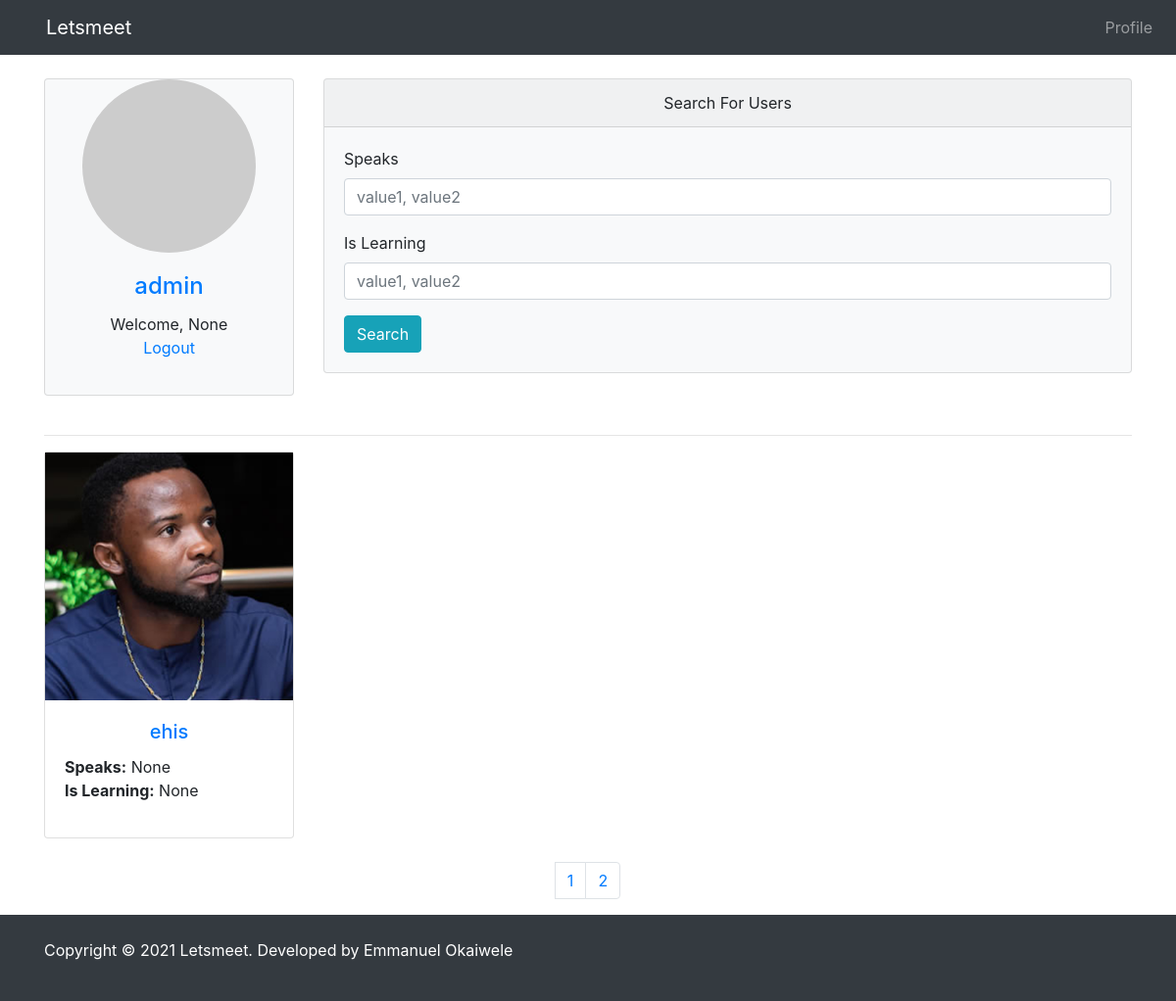
Page /?page=2 (signed in) on the committed database.
### pages/models.py (models this page shows)
class Profile(models.Model):
    user = models.OneToOneField(User, blank=True,null=True,on_delete=models.CASCADE)
    first = models.CharField(max_length=200,blank=True,null=True,)
    last = models.CharField(max_length=200,blank=True,null=True,)
    photo = models.ImageField(default='user.png', upload_to='photos/%y/%m', blank=True,null=True)
    friends = models.ManyToManyField('self',blank=True)
    speaks = models.CharField(max_length=200,blank=True,null=True)
    is_learning =  models.CharField(max_length=200, blank=True,null=True)
    def __str__(self):
        return str(self.user)
    def get_absolute_url(self):
        return reverse("pages:profile", kwargs={"profile_id": self.pk})
    class Meta:
        ordering = ['-id']

### pages/views.py (the view)
# urls.py: path('', index, name="index"),
def index(request):
    users = Profile.objects.all() # variable to get all user from hhe model/Database
    if request.user.is_authenticated:
        profile = Profile.objects.get(user=request.user)
        users = Profile.objects.exclude(user=request.user) # exclude login user
    else:
        profile = ''
    page_num =  request.GET.get('page')
    paginator = Paginator(users, 8)
    page_obj = paginator.get_page(page_num)
    context = { #pass vairable to the index page
        'profile': profile,
        'page_obj': page_obj,
    }
    return render(request, 'pages/index.html', context)

### pages/templates/pages/index.html
{% extends 'pages/base.html' %}
{% block content %}
<div class="row">
    {% include 'pages/includes/_sidebar.html' %}
     <div class="col-lg-9 col-md-0 col-sm-12">
         <div class="card bg-light">
             <div class="card-header text-center">Search For Users</div>
             <div class="card-body">
                <form action="{% url 'pages:search' %}" method="get">
                    <div class="form-group">
                        <label for="Langspeaks">Speaks</label>
                        <input type="text" name="speaks" value="{{ request.GET.speaks }}" class="form-control" id="langspeaks" placeholder="value1, value2">
                    </div>
                    <div class="form-group">
                        <label for="Langspeaks">Is Learning</label>
                        <input type="text" name="learning" value="{{ request.GET.learning }}" class="form-control" id="langlearning" placeholder="value1, value2">
                    </div>
                    <button type="submit" class="btn btn-info">Search</button>
                </form>
             </div>
         </div>
     </div>
</div>
<hr>
<div class="row">
{% for u in page_obj %}
    <div class="col-md-3 col-sm-6">
        <div class="card">
            <img src="{{ u.photo.url }}" alt="card-img-tag mx-auto">
            <div class="card-body">
                <h5 class="card-title text-center"><a href="{{ u.get_absolute_url }}">{{ u }}</a></h5>
                <p class="class-text">
                    <span><strong>Speaks:</strong> {{ u.speaks }}</span><br>
                    <span><strong>Is Learning:</strong> {{ u.is_learning }}</span>
                </p>
            </div>
        </div>
    </div>
{% endfor %}
</div>
{% endblock content %}

### templates/pages/includes/_sidebar.html
<div class="col-lg-3 col-md-3 col-sm-6 mx-auto">
    <div class="card bg-light" style="max-width: 30rem;">
        {% if profile.photos %}
        <img src="{{ profile.photos.url }}" alt="" class="card-img-top mx-auto rounded-circle">
        {% else %}
        <img src="http://placehold.it/200x200" alt="" class="card-img-top mx-auto rounded-circle">
        {% endif %}
        <div class="card-body text-center">
            <h4 class="card-title">
                <a href="{{ profile.get_absolute_url }}">{{ profile }}</a>
            </h4>
            {% if request.user == profile.user %}
            Welcome, {{ profile.first }} <p> <a href="{% url 'pages:logout' %}">Logout</a> </p>
            {% elif request.user.is_anonymous %}
            <p> <a href="{% url 'pages:register' %}">Register</a> | <a href="{% url 'pages:login' %}">Login</a></p>
            {% endif %}
        </div>
    </div>
</div>

### static_files/css/styles.css (style rules this page uses)
.card-img-top { width: 70%; height: 70%; }
.card { margin-bottom: 1.5rem!important; }

### rows in the picture
Profile: user.username "admin", first "None"
Profile: photo (picture), user.username "ehis", speaks "None", is_learning "None"

### other values in the picture
{{ p }} "1"
{{ p }} "2"
